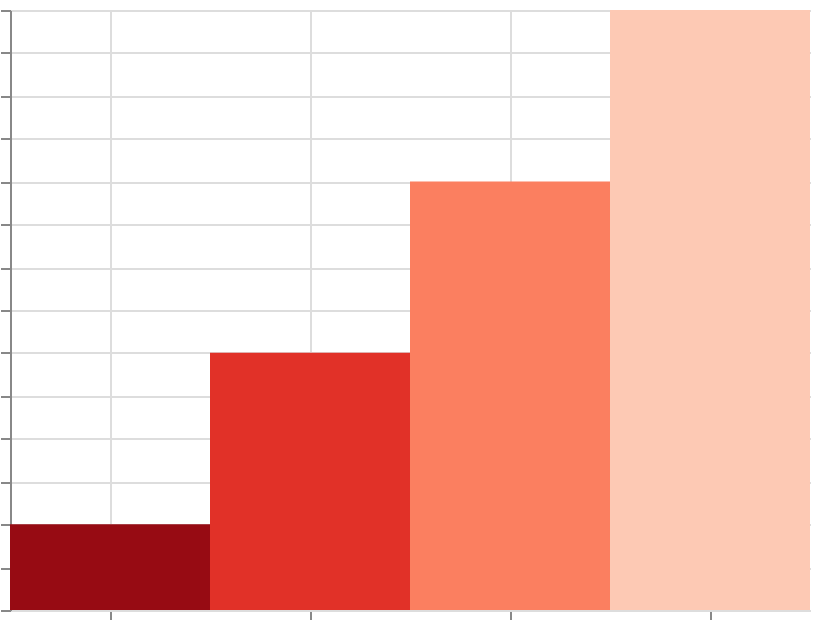

Here is the Vega-Lite specification saved for this chart:
### Vega specification from a JSON file in a GitHub repository (floating-point values rounded to 4 significant figures)
{"$schema": "https://vega.github.io/schema/vega/v6.json", "width": 400, "height": 300, "padding": 5, "autosize": "none", "data": [{"name": "table", "values": [{"cat": "A", "val": 10}, {"cat": "B", "val": 30}, {"cat": "C", "val": 50}, {"cat": "D", "val": 70}]}], "scales": [{"name": "x", "type": "band", "domain": {"data": "table", "field": "cat", "sort": true}, "range": "width"}, {"name": "y", "type": "linear", "domain": {"data": "table", "field": "val"}, "range": [{"signal": "height"}, 0], "zero": true, "nice": true}, {"name": "color", "type": "linear", "domain": {"data": "table", "field": "val"}, "reverse": true, "range": {"scheme": "reds"}}], "marks": [{"type": "rect", "from": {"data": "table"}, "encode": {"update": {"x": {"scale": "x", "field": "cat"}, "width": {"scale": "x", "band": 1}, "y": {"scale": "y", "field": "val"}, "y2": {"scale": "y", "value": 0}, "fill": {"scale": "color", "field": "val"}}}}], "axes": [{"scale": "x", "orient": "bottom", "grid": true, "labels": false}, {"scale": "y", "orient": "left", "grid": true, "labels": false}], "legends": [{"fill": "color"}]}
